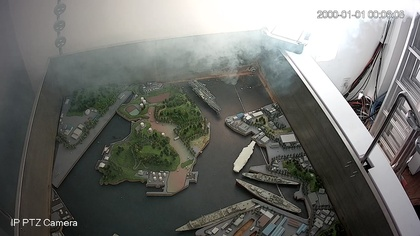
%> input picture 光电/matlab/start/1.jpg, 420 x 236 px, shrunk from 1920 x 1080 before the run, given in place of speedtestsmall2.jpg, which was not available
$ octave dark_channel_modify_a.m   (GNU Octave 9; MATLAB toolbox functions it lacks are replaced by stand-ins)
%> lines starting %> are read from the running program, lines starting %| are printed output that depends on the picture; in (x1, y1, x2, y2) boxes, pixels count from 0 and x2, y2 are one past the last pixel; in counts of white or black regions, pixels touching at a corner belong together; the program's own positions count from 1; pictures that were not available may be replaced by others from this repository, and a replacement may not be noted
close all
clear all
clc

%窗口长度
window_size=9;

%雾的去除度
w=0.95;

%选择图像
imagename='2.jpg';

%读取源图像
imageres=imread(['F:\XY\master_thesis\speedtestimage\speedtestsmall',imagename]);
%> imageres is the input picture: size 236x420x3 uint8; mean R, G, B 110.4, 111.5, 107.4

%得到图像的长和宽
[imageres_heigth,imageres_length]=size(imageres(:,:,1));
%> imageres_heigth = 236; imageres_length = 420

%暗通道图像
imagedark=zeros(imageres_heigth,imageres_length);
%> imagedark: size 236x420 double; every value is 0

%求取暗通道数据
for i=1:1:(imageres_heigth-window_size+1)
    for j=1:1:(imageres_length-window_size+1)
        minimageres(1)=min(reshape(imageres(i:(window_size+i-1),j:(window_size+j-1),1),window_size*window_size,1));
        minimageres(2)=min(reshape(imageres(i:(window_size+i-1),j:(window_size+j-1),2),window_size*window_size,1));
        minimageres(3)=min(reshape(imageres(i:(window_size+i-1),j:(window_size+j-1),3),window_size*window_size,1));
        imagedark(i+floor(window_size/2),j+floor(window_size/2))=min(minimageres);
    end
end
%> after the loop, minimageres = [117 114 125]

clear minimageres;

%添加四边
for i=1:1:(floor(window_size/2))
    imagedark(i,:)=imagedark(floor(window_size/2)+1,:);
    imagedark(imageres_heigth-i+1,:)=imagedark(imageres_heigth-floor(window_size/2),:);
end
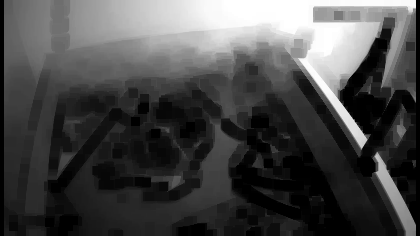
%> imagedark: size 236x420 double; min 0, max 255, mean 73.2
for i=1:1:(floor(window_size/2))
    imagedark(:,i)=imagedark(:,floor(window_size/2)+1);
    imagedark(:,imageres_length-i+1)=imagedark(:,imageres_length-floor(window_size/2));
end
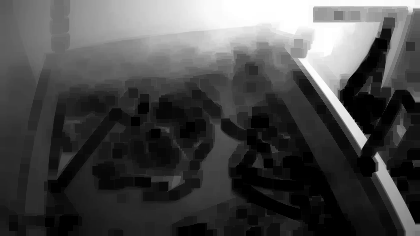
%> imagedark: size 236x420 double; 1.78% of pixels changed, all inside (x1, y1, x2, y2) = (0, 0, 420, 236)

%求取大气光值
[imagedarksort,imagedarkindex]=max(imagedark);
%> imagedarksort = 420 values, max 255 at index 225, min 95 at index 1, mean 211; imagedarkindex = 420 values, max 49 at index 317, min 1 at index 14, mean 8.2

%分离三个通道并
imageres_r=double(imageres(:,:,1));
imageres_g=double(imageres(:,:,2));
imageres_b=double(imageres(:,:,3));
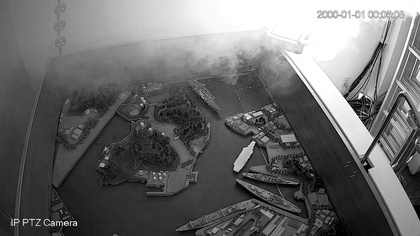
%> imageres_b: size 236x420 double; min 0, max 255, mean 107.4
atmo_light_value_r_temp=double(0);
atmo_light_value_g_temp=double(0);
atmo_light_value_b_temp=double(0);
for i=1:1:imageres_length
    atmo_light_value_r_temp=atmo_light_value_r_temp+imageres_r(imagedarkindex(i),i);
    atmo_light_value_g_temp=atmo_light_value_g_temp+imageres_g(imagedarkindex(i),i);
    atmo_light_value_b_temp=atmo_light_value_b_temp+imageres_b(imagedarkindex(i),i);
end
%> this loop made 420 passes
%> (atmo_light_value_r_temp, atmo_light_value_g_temp, atmo_light_value_b_temp) on passes 1 to 3: (98, 97, 102), (196, 194, 204), (294, 291, 306)
%> after the loop, atmo_light_value_b_temp = 90026; atmo_light_value_g_temp = 90935; atmo_light_value_r_temp = 91760

atmo_light_value(1)=round(atmo_light_value_r_temp/imageres_length);
atmo_light_value(2)=round(atmo_light_value_g_temp/imageres_length);
atmo_light_value(3)=round(atmo_light_value_b_temp/imageres_length);

%求透射率，和大气光照无特别大的关系
image_tran_estimate=1-w*imagedark/max(atmo_light_value);
image_tran_estimate(image_tran_estimate<0.1)=0.1;
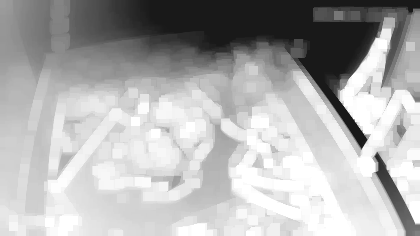
%> image_tran_estimate: size 236x420 double; min 0.1, max 1, mean 0.689

%求无雾图像
imagedes_r = (imageres_r-atmo_light_value(1))./image_tran_estimate + atmo_light_value(1);
imagedes_g = (imageres_g-atmo_light_value(2))./image_tran_estimate + atmo_light_value(2);
imagedes_b = (imageres_b-atmo_light_value(3))./image_tran_estimate + atmo_light_value(3);
imagedes_r(imagedes_r>255)=255;
%> imagedes_r: size 236x420 double; min 0, max 255, mean 80.2
imagedes_g(imagedes_g>255)=255;
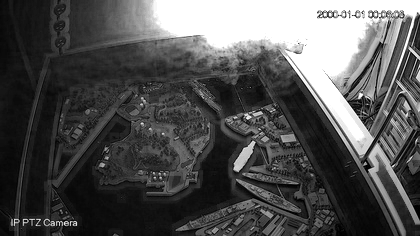
%> imagedes_g: size 236x420 double; min 0, max 255, mean 82.6
imagedes_b(imagedes_b>255)=255;
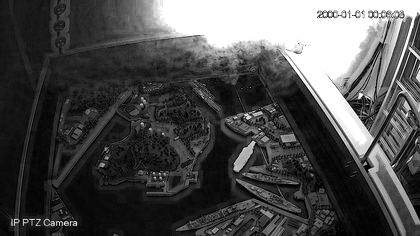
%> imagedes_b: size 236x420 double; min 0, max 255, mean 78.3
imagedes_r(imagedes_r<0)=0;
imagedes_g(imagedes_g<0)=0;
imagedes_b(imagedes_b<0)=0;
imagedes_r=round(imagedes_r);
imagedes_g=round(imagedes_g);
imagedes_b=round(imagedes_b);

imagedes(:,:,1)=uint8(imagedes_r);
imagedes(:,:,2)=uint8(imagedes_g);
imagedes(:,:,3)=uint8(imagedes_b);
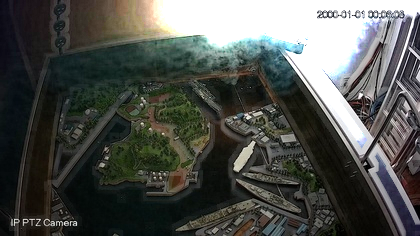
%> imagedes: size 236x420x3 uint8; mean R, G, B 80.2, 82.6, 78.3

imwrite(imagedes,['resulta',imagename]);
figure(2);
imshow(imagedes,[0 255]);
% [4 lines of commented-out code are left out]
